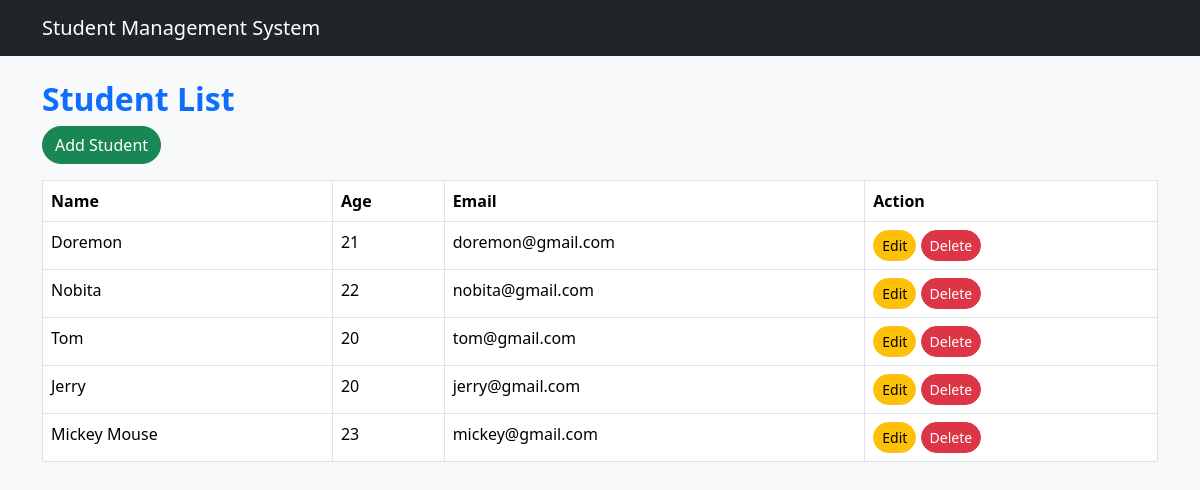
The page / on the database its author committed.
### students/models.py (models this page shows, shortened)
class Student(models.Model):
    name = models.CharField(max_length=100)
    age = models.PositiveIntegerField(
        validators=[
            MinValueValidator(18,message="You must be at least 18 years old."),
            MaxValueValidator(120,message="Please enter a valid age.")
            ]
            )
    email = models.EmailField()

### students/views.py (the view)
# urls.py: 2. Add a URL to urlpatterns:  path('', views.home, name='home')
def home(request):
    search = request.GET.get('search')
    if search:
        students = Student.objects.filter(name__icontains=search)
    else:
        students = Student.objects.all()
    context = {
        'students': students
    }
    return render(request, 'home.html', context)

### students/templates/home.html (shortened to what this page needs)
{% extends 'base.html' %}
{% block content %}
<h2>Student List</h2>
<a href="{% url 'add_student' %}"
class="btn btn-success mb-3">
Add Student
</a>
<table class="table table-bordered">
<tr>
<th>Name</th>
<th>Age</th>
<th>Email</th>
<th>Action</th>
</tr>
{% for student in students %}
<tr>
<td>{{ student.name }}</td>
<td>{{ student.age }}</td>
<td>{{ student.email }}</td>
<td>
<a href="{% url 'edit_student' student.id %}" class="btn btn-warning btn-sm">
Edit
</a>
<a href="{% url 'delete_student' student.id %}" class="btn btn-danger btn-sm">
Delete
</a>
</td>
</tr>
{% endfor %}
</table>
{% endblock %}

### students/templates/base.html (shortened to what this page needs)
{% load static %}
<!DOCTYPE html>
<html>
<head>
    <link href="https://cdn.jsdelivr.net/npm/bootstrap@5.3.3/dist/css/bootstrap.min.css" rel="stylesheet">
    <link rel="stylesheet" href="{% static 'css/style.css' %}">
</head>
<body>
<nav class="navbar navbar-dark bg-dark">
<div class="container">
<a class="navbar-brand">
Student Management System
</a>
</div>
</nav>
<div class="container mt-4">
{% block content %}
{% endblock %}
</div>
</body>
</html>

### students/static/css/style.css (style rules this page uses)
body { background-color:#f8f9fa; }
h2 { color:#0d6efd; font-weight:bold; }
table { background:white; }
.btn { border-radius:20px; }

### rows shown on the page
Student: name "Doremon", age "21", email "doremon@gmail.com"
Student: name "Nobita", age "22", email "nobita@gmail.com"
Student: name "Tom", age "20", email "tom@gmail.com"
Student: name "Jerry", age "20", email "jerry@gmail.com"
Student: name "Mickey Mouse", age "23", email "mickey@gmail.com"
